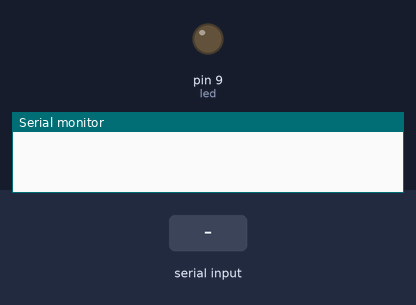
Bench run of a sketch on a simulated Arduino Uno, built with avr-gcc and run on an emulated ATmega328P. Shown: output pins drawn as LEDs (lit = HIGH), the last lines printed to the serial monitor. Inputs (shaded band) come from the test bench.

Above: at 1.2 s.
1.3 s: "90,45\n" received over Serial
At 1.8 s:
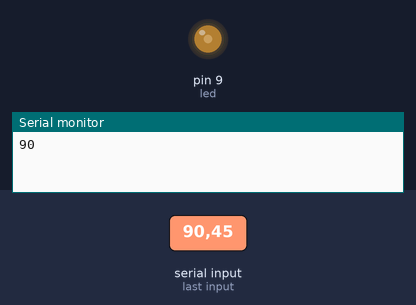
5.8 s: "200\n" received over Serial
At 7.6 s:
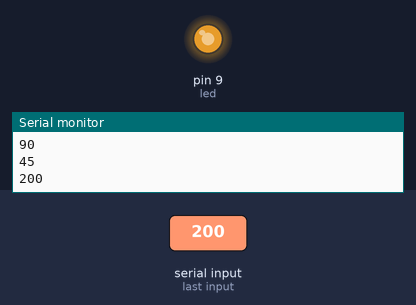
8.8 s: "90\n" received over Serial
At 11.1 s:
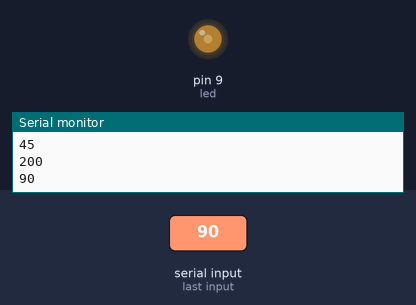
Timing chart, 0 to 15.8 s (numbered marks = the images above; inputs shaded):
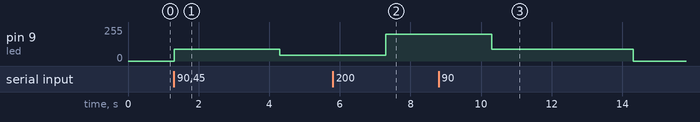

Measured:
- after the input at 1.3 s, pin 9 (led): 0/255 → 90/255 at once, → 45/255 3.0 s later
- after the input at 5.8 s, pin 9 (led): 45/255 → 200/255 after 1.5 s
- after the input at 8.8 s, pin 9 (led): 200/255 → 90/255 after 1.5 s, → 0/255 4.0 s later

The sketch:

C30-4.ino
```cpp
void setup() {
  int led=9;
  pinMode(led,OUTPUT);
  digitalWrite(led,LOW);
  Serial.begin(9600);

}

void loop() {
  int value;
  if(Serial.available()){
    value=Serial.parseInt();
    analogWrite(9,value);
    Serial.println(value);
    delay(3000);
  }
}
```
